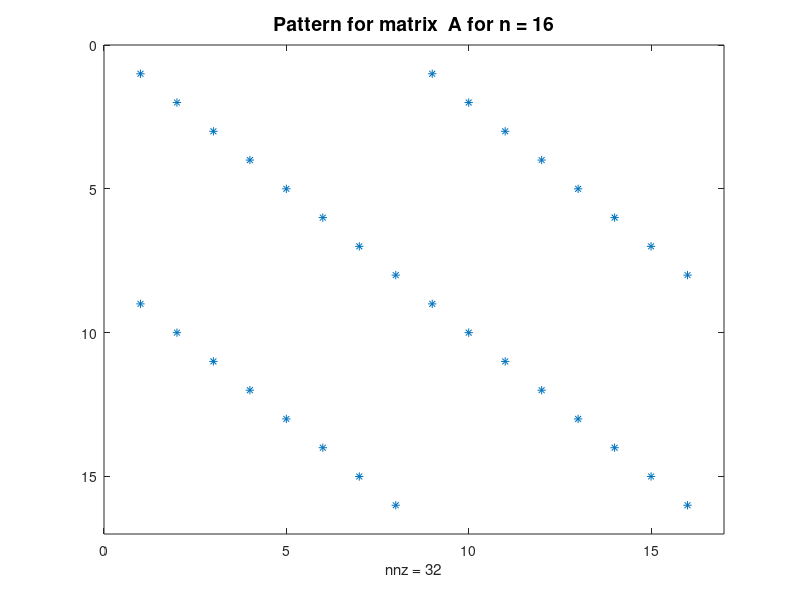
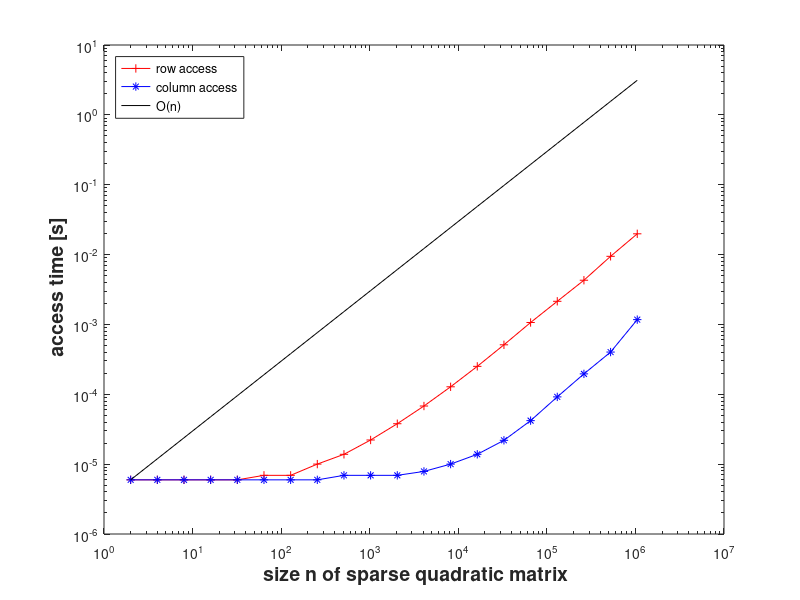

The MATLAB script that drew these images, in order:
figure; spy(spdiags(repmat([-1 2 5],16,1),[-8,0,8],16,16)); % \label{spf:1}
title('Pattern for matrix {\bf A} for n = 16','fontsize',14);
print -depsc2 '../PICTURES/spdiagsmatspy.eps';

t = [];
for i=1:20
  n = 2^i; m = n/2;
  A = spdiags(repmat([-1 2 5],n,1),[-n/2,0,n/2],n,n); % \label{spf:2}
  
  t1 = inf; for j=1:5, tic; v = A(m,:)+j; t1 = min(t1,toc); end
  t2 = inf; for j=1:5, tic; v = A(:,m)+j; t2 = min(t2,toc); end
  t = [t; size(A,1), nnz(A), t1, t2 ];
end

figure;
loglog(t(:,1),t(:,3),'r+-', t(:,1),t(:,4),'b*-',...
       t(:,1),t(1,3)*t(:,1)/t(1,1),'k-');
xlabel('{\bf size n of sparse quadratic matrix}','fontsize',14);
ylabel('{\bf access time [s]}','fontsize',14);
legend('row access','column access','O(n)','location','northwest');

print -depsc2 '../PICTURES/sparseaccess.eps';
